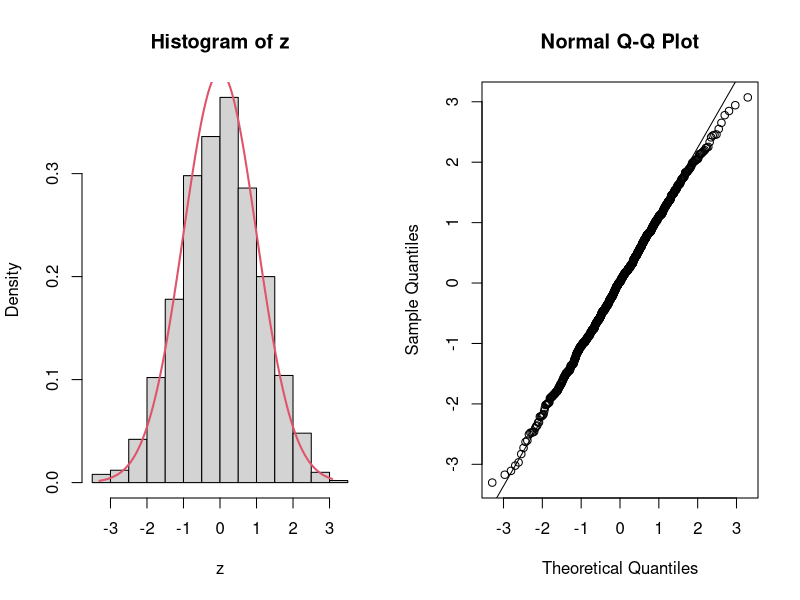
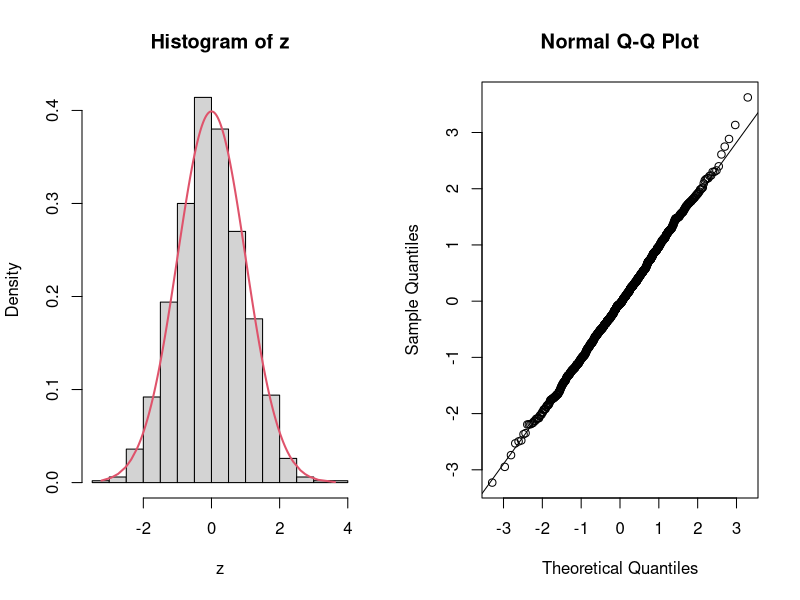
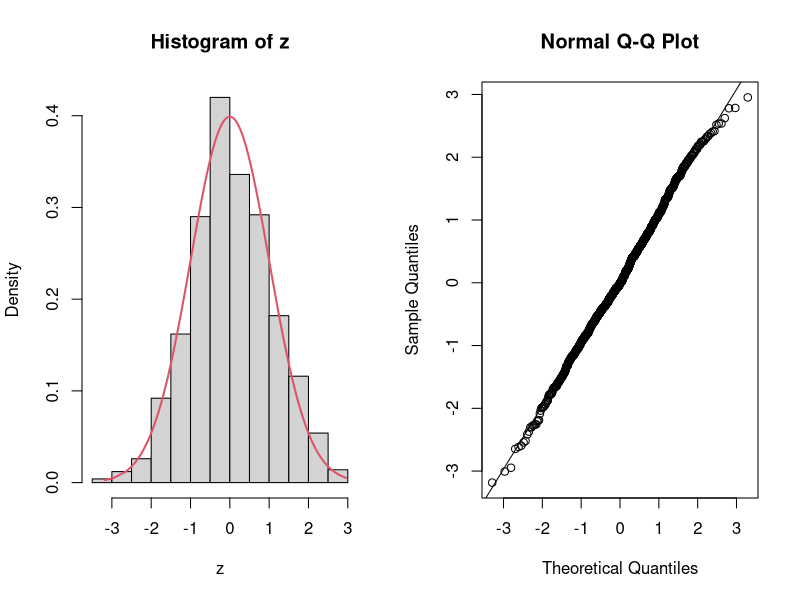
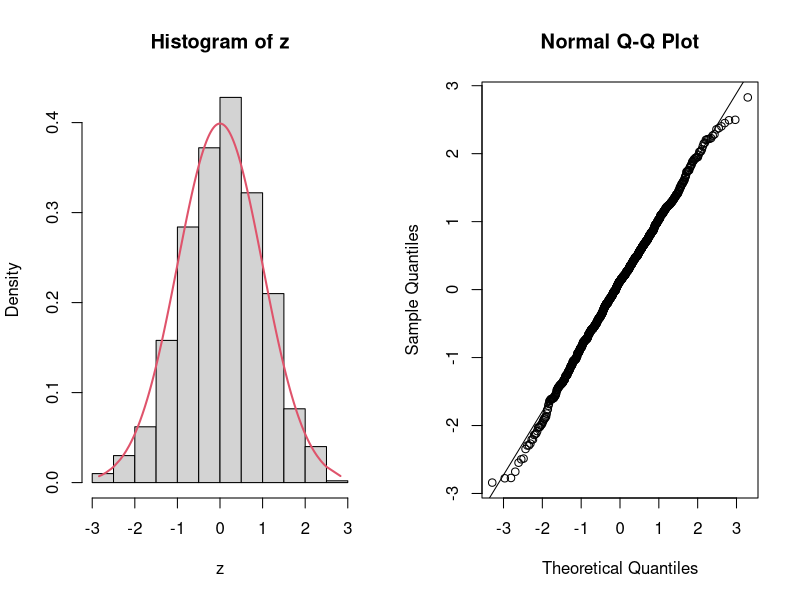
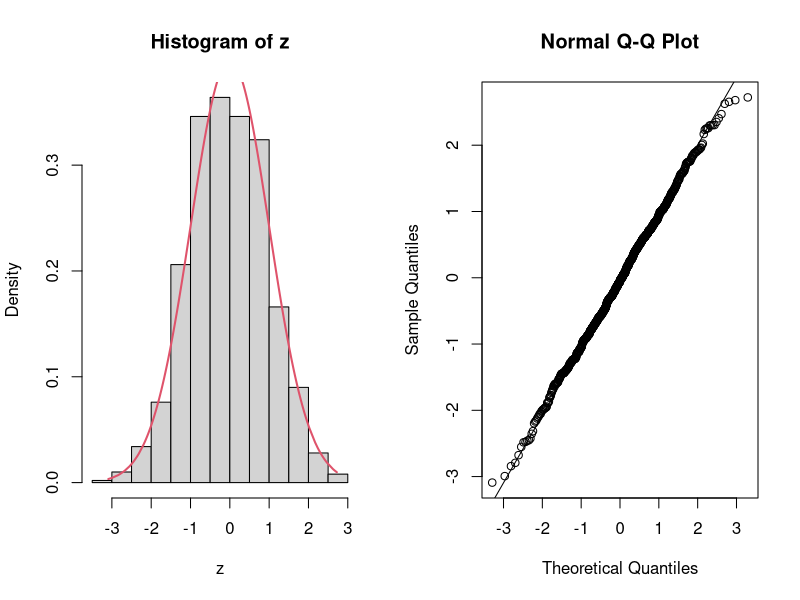
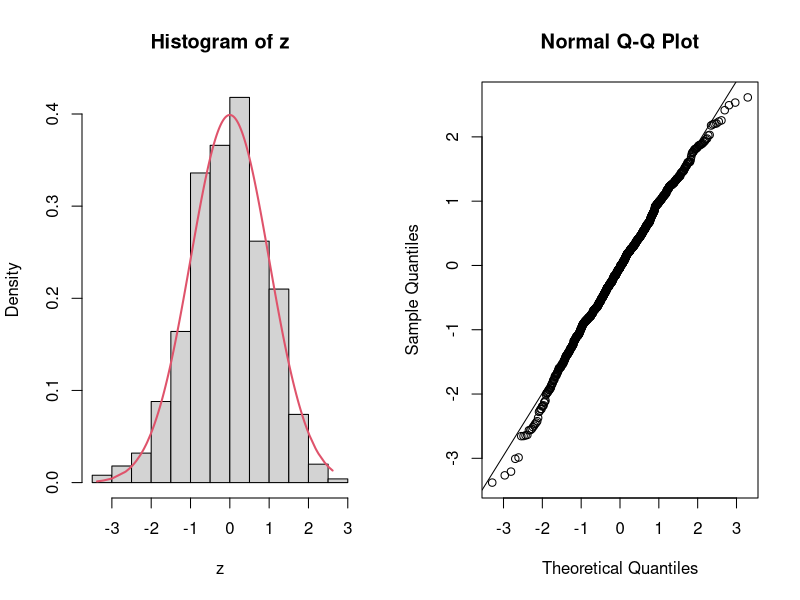
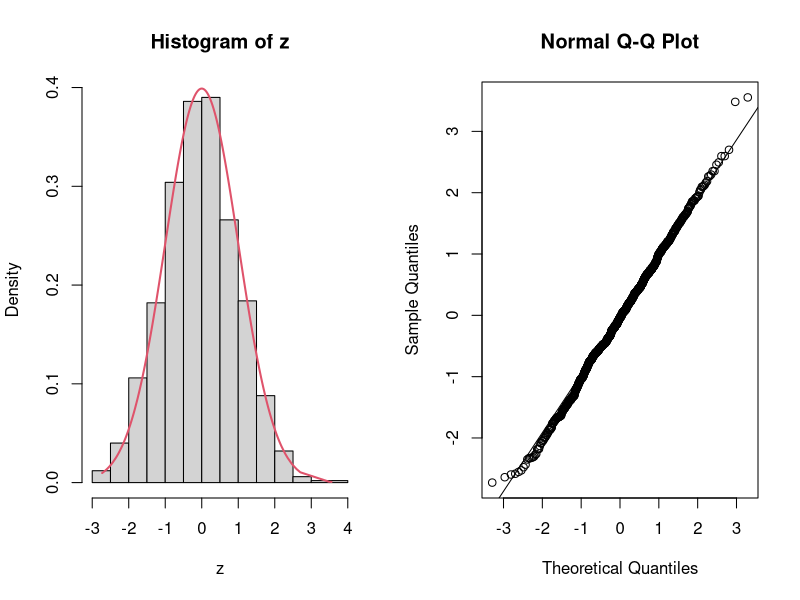
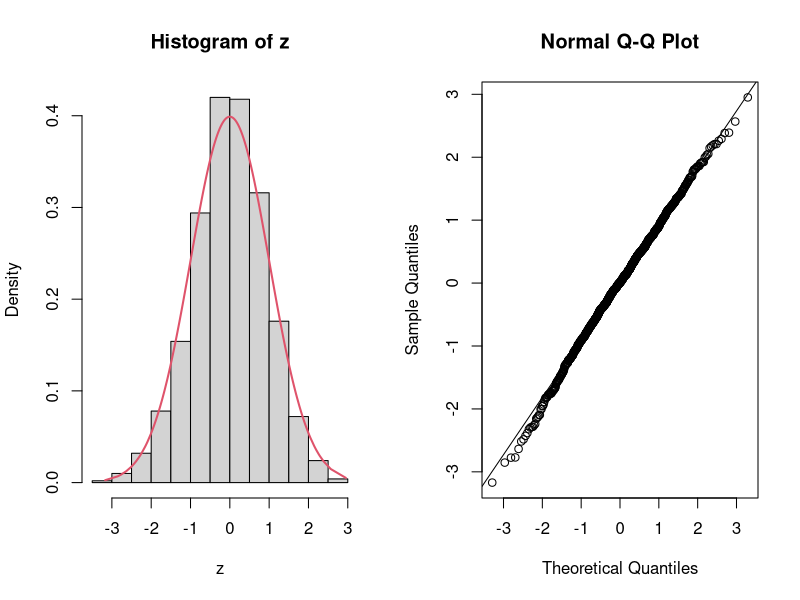

These figures' R source, in order: (Note: a time limit stopped this script after it produced the figures.)
## ---- chunk 1
n = 2000          # number of observations
p = 1000          # number of variables

for (i in 1 : 10) {
X = matrix(rnorm(n * p), n)

# Generate the response independently with the variables
y = rnorm(n)

# Linear regression
lm.fit <- lm(y ~ X - 1)
lm.p <- summary(lm.fit)$coefficients[, 4]
lm.t <- summary(lm.fit)$coefficients[, 3]
z <- sign(lm.t) * qnorm(lm.p / 2)
par(mfrow = c(1, 2))
hist(z, prob = TRUE)
lines(sort(z), dnorm(sort(z)), col = 2, lwd = 2)
qqnorm(z)
qqline(z)
}
## ---- chunk 2
n = 2000          # number of observations
p = 1000           # number of variables

# Generate the variables from a multivariate normal distribution
rho = 0.2
Sigma = toeplitz(rho^(0 : (p - 1)))

for (i in 1 : 10) {
X = matrix(rnorm(n * p), n) %*% chol(Sigma)

# Generate the response independently with the variables
y = rnorm(n)

# Linear regression
lm.fit <- lm(y ~ X - 1)
lm.p <- summary(lm.fit)$coefficients[, 4]
lm.t <- summary(lm.fit)$coefficients[, 3]
z <- sign(lm.t) * qnorm(lm.p / 2)
par(mfrow = c(1, 2))
hist(z, prob = TRUE)
lines(sort(z), dnorm(sort(z)), col = 2, lwd = 2)
qqnorm(z)
qqline(z)
}
## ---- chunk 3
n = 2000          # number of observations
p = 1000           # number of variables

# Generate the variables from a multivariate normal distribution
rho = 0.5
Sigma = toeplitz(rho^(0 : (p - 1)))

for (i in 1 : 10) {
X = matrix(rnorm(n * p), n) %*% chol(Sigma)

# Generate the response independently with the variables
y = rnorm(n)

# Linear regression
lm.fit <- lm(y ~ X - 1)
lm.p <- summary(lm.fit)$coefficients[, 4]
lm.t <- summary(lm.fit)$coefficients[, 3]
z <- sign(lm.t) * qnorm(lm.p / 2)
par(mfrow = c(1, 2))
hist(z, prob = TRUE)
lines(sort(z), dnorm(sort(z)), col = 2, lwd = 2)
qqnorm(z)
qqline(z)
}
## ---- chunk 4
n = 2000          # number of observations
p = 1000           # number of variables

# Generate the variables from a multivariate normal distribution
rho = 0.8
Sigma = toeplitz(rho^(0 : (p - 1)))

for (i in 1 : 10) {
X = matrix(rnorm(n * p), n) %*% chol(Sigma)

# Generate the response independently with the variables
y = rnorm(n)

# Linear regression
lm.fit <- lm(y ~ X - 1)
lm.p <- summary(lm.fit)$coefficients[, 4]
lm.t <- summary(lm.fit)$coefficients[, 3]
z <- sign(lm.t) * qnorm(lm.p / 2)
par(mfrow = c(1, 2))
hist(z, prob = TRUE)
lines(sort(z), dnorm(sort(z)), col = 2, lwd = 2)
qqnorm(z)
qqline(z)
}
## ---- chunk 5
d = 5

for (i in 1 : 10) {
B = matrix(rnorm(p * d, 0, 10), ncol = d, nrow = p)
V = B %*% t(B) + diag(p)
Sigma <- cov2cor(V)

# Generate the variables from a multivariate normal distribution
X = matrix(rnorm(n * p), n) %*% chol(Sigma)

# Generate the response independently with the variables
y = rnorm(n)

# Linear regression
lm.fit <- lm(y ~ X - 1)
lm.p <- summary(lm.fit)$coefficients[, 4]
lm.t <- summary(lm.fit)$coefficients[, 3]
z <- sign(lm.t) * qnorm(lm.p / 2)
par(mfrow = c(1, 2))
hist(z, prob = TRUE)
lines(seq(-10, 10, length = 1000), dnorm(seq(-10, 10, length = 1000)), col = 2, lwd = 2)
qqnorm(z)
qqline(z)
}
## ---- chunk 6
d <- 1
for (i in 1 : 10) {
B <- matrix(rnorm(p * d, 0, 1), p, d)
Sigma.betahat <- tcrossprod(B) + diag(p)
Sigma.betahat <- Sigma.betahat / mean(diag(Sigma.betahat))

# Generate the variables from a multivariate normal distribution
X <- svd(matrix(rnorm(n * p), n, p))$u %*% chol(solve(Sigma.betahat))

# Generate the response independently with the variables
y <- rnorm(n)

# Linear regression
lm.fit <- lm(y ~ X - 1)
lm.p <- summary(lm.fit)$coefficients[, 4]
lm.t <- summary(lm.fit)$coefficients[, 3]
z <- sign(lm.t) * qnorm(lm.p / 2)
par(mfrow = c(1, 2))
hist(z, prob = TRUE)
lines(seq(-10, 10, length = 1000), dnorm(seq(-10, 10, length = 1000)), col = 2, lwd = 2)
qqnorm(z)
qqline(z)
}
## ---- chunk 7
d <- 5
for (i in 1 : 10) {
B <- matrix(rnorm(p * d, 0, 1), p, d)
Sigma.betahat <- tcrossprod(B) + diag(p)
Sigma.betahat <- Sigma.betahat / mean(diag(Sigma.betahat))

# Generate the variables from a multivariate normal distribution
X <- svd(matrix(rnorm(n * p), n, p))$u %*% chol(solve(Sigma.betahat))

# Generate the response independently with the variables
y <- rnorm(n)

# Linear regression
lm.fit <- lm(y ~ X - 1)
lm.p <- summary(lm.fit)$coefficients[, 4]
lm.t <- summary(lm.fit)$coefficients[, 3]
z <- sign(lm.t) * qnorm(lm.p / 2)
par(mfrow = c(1, 2))
hist(z, prob = TRUE)
lines(seq(-10, 10, length = 1000), dnorm(seq(-10, 10, length = 1000)), col = 2, lwd = 2)
qqnorm(z)
qqline(z)
}
## ---- chunk 8
d <- 20
for (i in 1 : 10) {
B <- matrix(rnorm(p * d, 0, 1), p, d)
Sigma.betahat <- tcrossprod(B) + diag(p)
Sigma.betahat <- Sigma.betahat / mean(diag(Sigma.betahat))

# Generate the variables from a multivariate normal distribution
X <- svd(matrix(rnorm(n * p), n, p))$u %*% chol(solve(Sigma.betahat))

# Generate the response independently with the variables
y <- rnorm(n)

# Linear regression
lm.fit <- lm(y ~ X - 1)
lm.p <- summary(lm.fit)$coefficients[, 4]
lm.t <- summary(lm.fit)$coefficients[, 3]
z <- sign(lm.t) * qnorm(lm.p / 2)
par(mfrow = c(1, 2))
hist(z, prob = TRUE)
lines(seq(-10, 10, length = 1000), dnorm(seq(-10, 10, length = 1000)), col = 2, lwd = 2)
qqnorm(z)
qqline(z)
}
## ---- chunk 9
d <- 50
for (i in 1 : 10) {
B <- matrix(rnorm(p * d, 0, 1), p, d)
Sigma.betahat <- tcrossprod(B) + diag(p)
Sigma.betahat <- Sigma.betahat / mean(diag(Sigma.betahat))

# Generate the variables from a multivariate normal distribution
X <- svd(matrix(rnorm(n * p), n, p))$u %*% chol(solve(Sigma.betahat))

# Generate the response independently with the variables
y <- rnorm(n)

# Linear regression
lm.fit <- lm(y ~ X - 1)
lm.p <- summary(lm.fit)$coefficients[, 4]
lm.t <- summary(lm.fit)$coefficients[, 3]
z <- sign(lm.t) * qnorm(lm.p / 2)
par(mfrow = c(1, 2))
hist(z, prob = TRUE)
lines(seq(-10, 10, length = 1000), dnorm(seq(-10, 10, length = 1000)), col = 2, lwd = 2)
qqnorm(z)
qqline(z)
}
## ---- chunk 10
d <- 100
for (i in 1 : 10) {
B <- matrix(rnorm(p * d, 0, 1), p, d)
Sigma.betahat <- tcrossprod(B) + diag(p)
Sigma.betahat <- Sigma.betahat / mean(diag(Sigma.betahat))

# Generate the variables from a multivariate normal distribution
X <- svd(matrix(rnorm(n * p), n, p))$u %*% chol(solve(Sigma.betahat))

# Generate the response independently with the variables
y <- rnorm(n)

# Linear regression
lm.fit <- lm(y ~ X - 1)
lm.p <- summary(lm.fit)$coefficients[, 4]
lm.t <- summary(lm.fit)$coefficients[, 3]
z <- sign(lm.t) * qnorm(lm.p / 2)
par(mfrow = c(1, 2))
hist(z, prob = TRUE)
lines(seq(-10, 10, length = 1000), dnorm(seq(-10, 10, length = 1000)), col = 2, lwd = 2)
qqnorm(z)
qqline(z)
}
